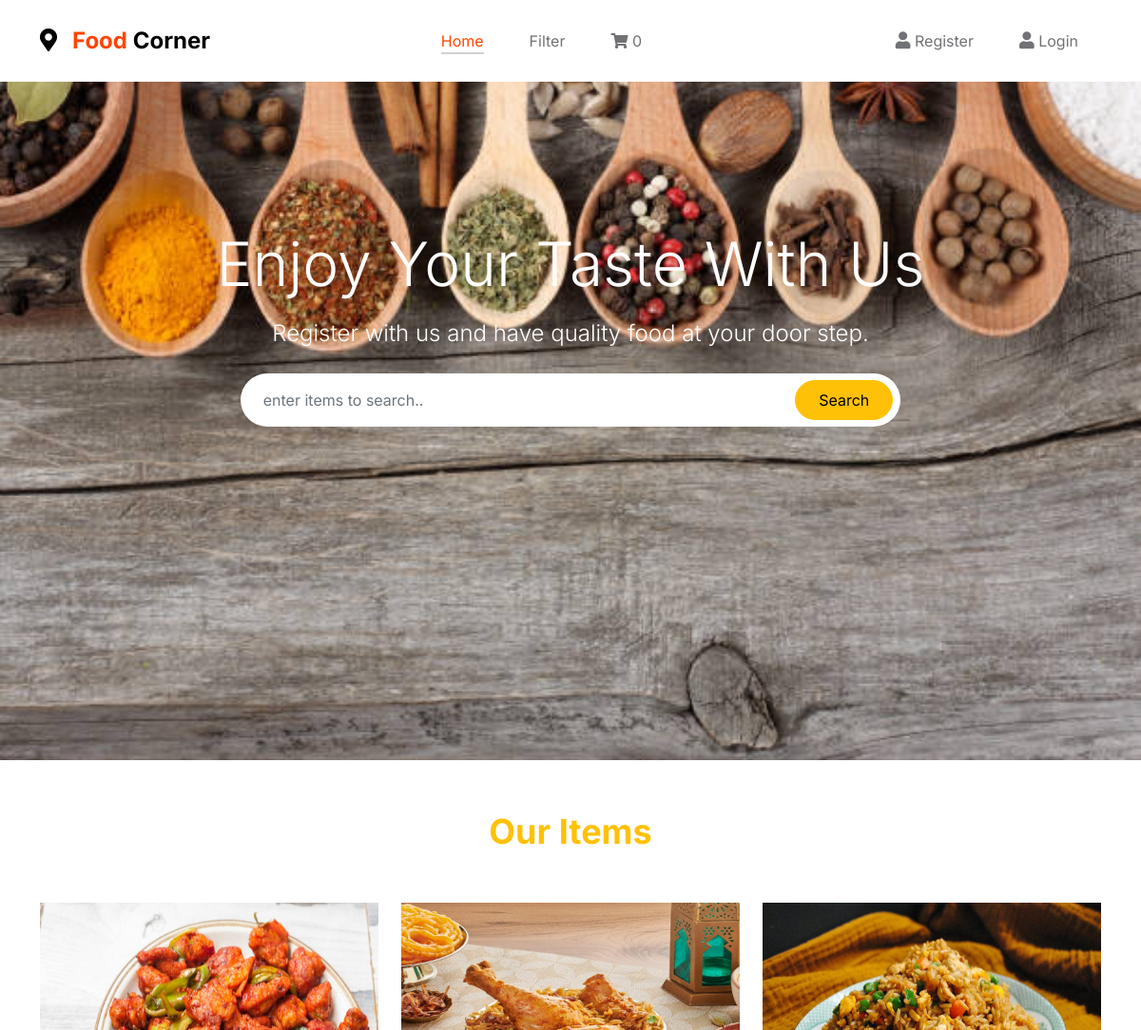
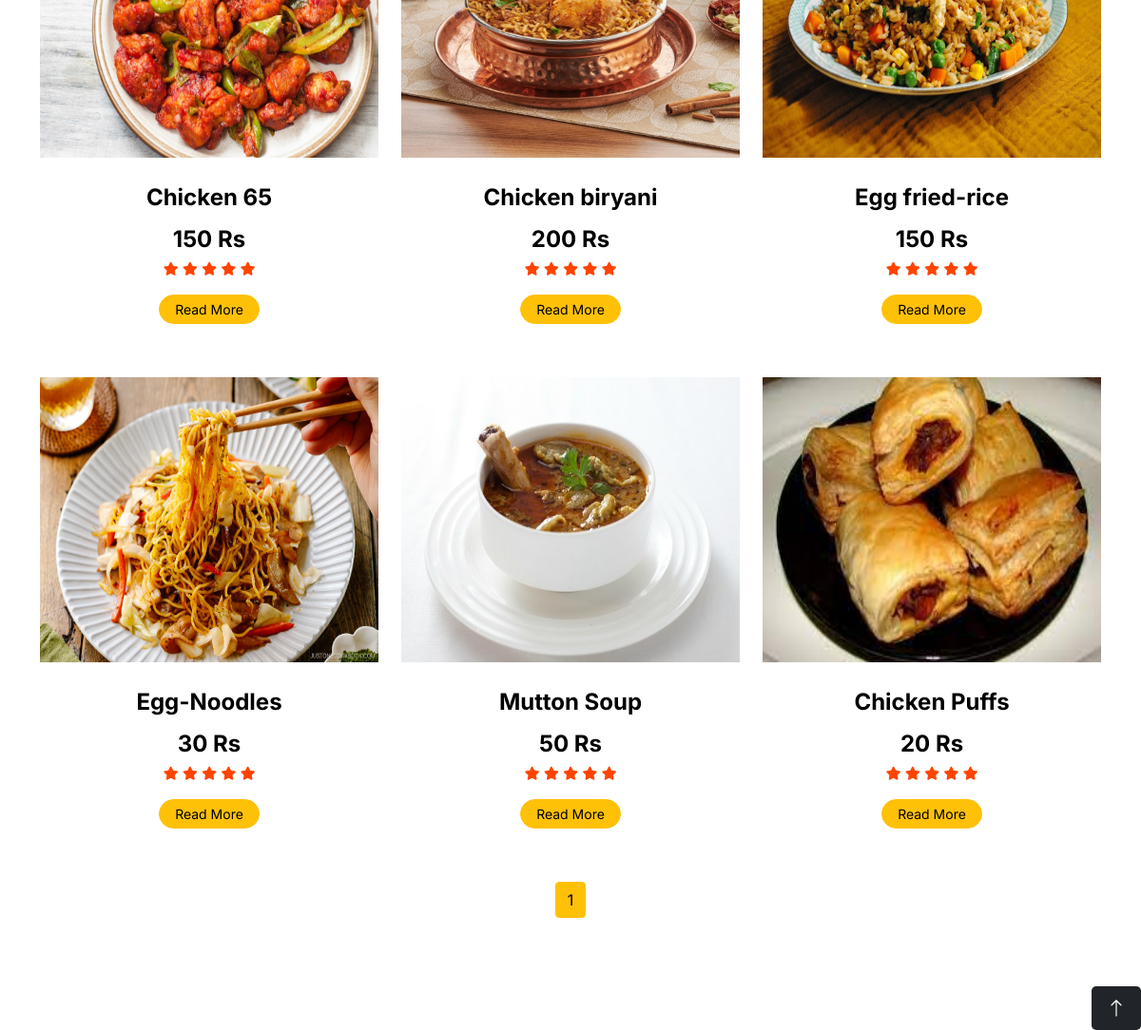
The page /non-vegetarian-food/ on the database its author committed (2 pictures, top to bottom).
### shop/models.py (models this page shows, shortened)
class product(models.Model):
    img = models.ImageField(upload_to='product')
    name = models.CharField(max_length=100, unique=True)
    slug = models.SlugField(max_length=100, unique=True)
    desc = models.TextField(max_length=250)
    stock = models.IntegerField()
    available = models.BooleanField()
    price = models.IntegerField()
    category = models.ForeignKey(categ, on_delete=models.CASCADE)
    def get_url(self):
        return reverse('pro', args=[self.category.slug, self.slug])

### shop/views.py (the view)
# urls.py: 2. Add a URL to urlpatterns:  path('', views.home, name='home')
def home(request, c_slug=None):
    c_page = None
    pro = None
    if c_slug != None:
        c_page = get_object_or_404(categ, slug=c_slug)
        pro = product.objects.filter(category=c_page, available=True)
    else:
        pro = product.objects.filter(available=True)
    cat = categ.objects.all()
    paginator = Paginator(pro, 6)
    try:
        page = int(request.GET.get('page', '1'))
    except:
        page = 1
    try:
        products = paginator.page(page)
    except:
        products = paginator.page(paginator.num_pages)
    return render(request, "index.html", {'res': products, 'ca': cat})

### cart/context_processor.py (called while the page is built)
def count(request):
    item_count = 0
    if 'admin' in request.path:
        return {}
    else:
        try:
            ct = cartlist.objects.filter(cart_id=c_id(request))
            cti = cart_items.objects.all().filter(cart=ct[:1])
            for c in cti:
                item_count += c.quan
        except cartlist.DoesNotExist:
            item_count = 0
        return dict(itc=item_count)

### cart/views.py (called while the page is built)
def c_id(request):
    ct_id = request.session.session_key
    if not ct_id:
        ct_id = request.session.create()
    return ct_id

### shop/models.py (called while the page is built)
    def get_url(self):
        return reverse('cate', args=[self.slug])

### templates/index.html (shortened to what this page needs)
{% extends 'base.html' %}
{% load static %}
{% block content %}
<head>
</head>
<body>
    <div class="abc" style="background-image:url({% static 'ind/img/bg2.jpg' %})">
        <div class="container-fluid  py-5 mb-5">
            <div class="container py-5">
                <div class="row justify-content-center py-5">
                    <div class="col-lg-10 pt-lg-5 mt-lg-5 text-center">
                        <h1 class="display-3 text-white mb-3 animated slideInDown">Enjoy Your Taste With Us</h1>
                        <p class="fs-4 text-white mb-4 animated slideInDown">Register with us and have quality food at your door step.</p>
                        <form action="{% url 'search' %}" method="get">
                            <div class="position-relative w-75 mx-auto animated slideInDown">
                                <input class="form-control border-0 rounded-pill w-100 py-3 ps-4 pe-5" type="text" placeholder="enter items to search.." name="q">
                                <button type="submit" class="btn btn-warning rounded-pill py-2 px-4 position-absolute top-0 end-0 me-2" style="margin-top: 7px;">Search</button>
                            </div>
                        </form>
                    </div>
                </div>
            </div>
        </div>
    </div>
    <div class="container-xxl py-5">
        <div class="container">
            <div class="text-center wow fadeInUp" data-wow-delay="0.1s " id="item">
                <h3 class="section-title mb-5 bg-white text-center text-warning px-3">Our Items</h3>
            </div>
            <div class="row g-4 justify-content-center">
                {% for i in res.object_list %}
                <div class="col-lg-4 col-md-4 wow fadeInUp" data-wow-delay="0.1s">
                    <div class="package-item">
                        <div class="overflow-hidden">
                            <img class="img-fluid" src="{{i.img.url}}" alt="" style="height:300px; width:400px">
                        </div>
                        <div class="text-center p-4">
                            <h5>{{i.name}}</h5>
                            <h5 class="mb-0">{{i.price}} Rs</h5>
                            <div class="mb-3">
                                <small class="fa fa-star text-primary"></small>
                                <small class="fa fa-star text-primary"></small>
                                <small class="fa fa-star text-primary"></small>
                                <small class="fa fa-star text-primary"></small>
                                <small class="fa fa-star text-primary"></small>
                            </div>
                            <div class="d-flex justify-content-center mb-2">
                                <a href="{{i.get_url}}" class="btn btn-sm btn-warning px-3 rounded-pill" style="border-radius: 30px 0 0 30px;">Read More</a>
                            </div>
                        </div>
                    </div>
                </div>
                {% endfor %}
            </div>
        </div>
            <div class="mx-auto my-4">
                <div class="text-center">
                {% for pg in res.paginator.page_range %}
                <a href="?page={{pg}}/#item" class="btn btn-small btn-warning {% if products.number == pg %} active {% endif %}">{{pg}}</a>
                {% endfor %}
                </div>
            </div>
    </div>
    <a href="#" class="anc btn-lg btn-dark btn-lg-square back-to-top"><i class="bi bi-arrow-up"></i></a>
{% endblock %}

### static/base/css/tooplate-little-fashion.css (style rules this page uses)
:root { --white-color: #FFFFFF; --primary-color: #FF4400; --section-bg-color: #f0f8ff; --dark-color: #000000; --grey-color: #d0d1d1; --p-color: #717275; --body-font-family: 'Inter', sans-serif; --h5-font-size: 24px; --p-font-size: 20px; --copyright-text-font-size: 16px; --product-link-font-size: 14px; --custom-link-font-size: 12px; --font-weight-thin: 100; --font-weight-light: 300; --font-weight-normal: 400; --font-weight-bold: 700; --font-weight-black: 900; }
body, html { height: 100%; }
html { scroll-behavior: smooth; }
body { background: var(--white-color); font-family: var(--body-font-family); position: relative; }
h2, h3, h4, h5, h6 { color: var(--dark-color); line-height: inherit; }
h1, h2, h3, h4, h5, h6 { font-weight: var(--font-weight-bold); }
h1, h2 { font-weight: var(--font-weight-black); }
h1 { font-size: 64px; line-height: normal; }
h3 { font-size: 36px; }
h5 { font-size: 24px; }
p { color: var(--p-color); font-size: var(--p-font-size); font-weight: var(--font-weight-light); }
a, button { touch-action: manipulation; transition: all 0.3s; }
a { color: var(--p-color); text-decoration: none; }
.text-primary { color: var(--primary-color) !important; }
@media screen and (max-width: 1200px) { h1 { font-size: 62px; } }

### templates/index.html (style rules this page uses)
.abc { height: 100%; background-position: center; background-repeat: no-repeat; background-size: cover; }
.anc { float: right }

### rows shown on the page
product: img (picture), name "Chicken 65", price "150"
product: img (picture), name "Chicken biryani", price "200"
product: img (picture), name "Egg fried-rice", price "150"
product: img (picture), name "Egg-Noodles", price "30"
product: img (picture), name "Mutton Soup", price "50"
product: img (picture), name "Chicken Puffs", price "20"

### other values the page prints
{{ itc }} "0"
{{ pg }} "1"
